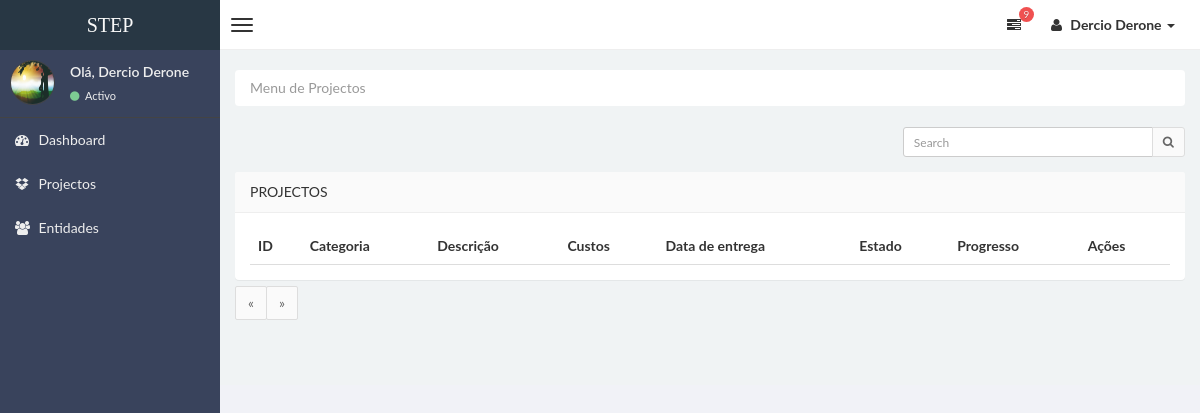
Before: /projectos (signed in) with the older database file.
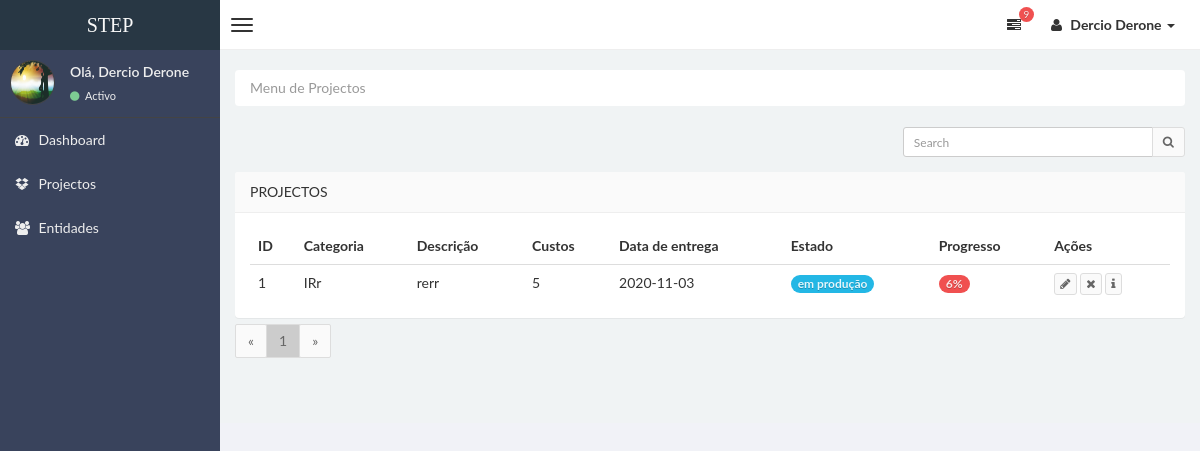
After: the same page with the newer database file.
### stepsite/models.py (models this page shows, shortened)
class Projectos(db.Model):
    id = db.Column(db.Integer,primary_key=True)
    idcategoria = db.Column(db.Integer, db.ForeignKey('categorias.id'),nullable=False)
    descricao = db.Column(db.String(100), nullable=False)
    custos = db.Column(db.Integer, default=0)
    dataEntrega = db.Column(db.Date)
    dataRegisto = db.Column(db.DateTime,default=datetime.utcnow)
    estado = db.Column(db.String(20),nullable=False,default='prado')
    progresso = db.Column(db.Integer,default='0')
    dataConclusao = db.Column(db.DateTime,default=None)
    idEntidade = db.Column(db.Integer, db.ForeignKey('entidades.id'),nullable=False)
    idUsuario = db.Column(db.Integer, db.ForeignKey('usuarios.id'),nullable=False)
    categoria = db.relationship('Categorias', backref='categoria', lazy=True)
    entidade = db.relationship('Entidades', backref='entidade', lazy=True)

class Categorias(db.Model):
    id = db.Column(db.Integer,primary_key=True)
    nome = db.Column(db.String(50), nullable=False)
    idUser = db.Column(db.Integer, db.ForeignKey('usuarios.id'),nullable=False)
    projectos = db.relationship('Projectos', backref='categorias', lazy=True)

### stepsite/projectos/routes.py (the view)
@projects.route("/projectos",methods=['GET','POST'])
@login_required
def projectos():
    search = request.args.get('search','')
    page = request.args.get('page',1, type=int)
    per_page = 10
    result = None
    if search:
        result = Projectos.query.filter_by(idUsuario=current_user.id).filter(or_(Projectos.descricao.contains(search),Projectos.estado.contains(search))).order_by(Projectos.id.desc()).paginate(page=page,per_page=per_page)
    else:
        result = Projectos.query.order_by(Projectos.id.desc()).filter_by(idUsuario=current_user.id).paginate(page=page,per_page=per_page)
    return render_template("projectos.html",title="STEP | Projectos",result=result,search=search)

### stepsite/models.py (called while the page is built)
@login_manager.user_loader
def load_user(user_id):
    return Usuarios.query.get(int(user_id))

### stepsite/templates/projectos.html (shortened to what the changed rows need)
{% extends "layoutAdmin.html" %}
{% block content %}
<div class="row">
    <div class="col-md-12">
        <section class="panel">
        <div class="panel-body table-responsive" style="max-height:458px; overflow:auto">
            <table class="table table-hover">
              <thead>
                <tr>
                  <th>ID</th>
                  <th>Categoria</th>
                  <th>Descrição</th>
                  <th>Custos</th>
                  <th>Data de entrega</th>
                  <th>Estado</th>
                  <th>Progresso</th>
                  <th>Ações</th>
              </tr>
          </thead>
          <tbody>
            {% if result: %}
            {% for dados in result.items%}
                 <tr>
                     <td>{{ dados.id }}</td>
                     <td>{{ dados.categoria.nome }}</td>
                     <td>{{ dados.descricao }}</td>
                     <td>{{ dados.custos }}</td>
                     <td>{{ dados.dataEntrega }}</td>
                     {% if dados.estado in ('parado') %}
                     <td><span class="badge badge-danger">{{ dados.estado }}</span></td>
                     {% elif dados.estado in ('em produção') : %}
                     <td><span class="badge badge-info">{{ dados.estado }}</span></td>
                     {% elif dados.estado in ('concluído') : %}
                     <td><span class="badge badge-success">{{ dados.estado }}</span></td>
                     {% else : %}
                     <td><span class="badge badge-dark">{{ dados.estado }}</span></td>
                     {% endif %}
                     {% if dados.progresso <= 30: %}
                     <td><span class="badge badge-danger">{{ dados.progresso }}%</span></td>
                     {% elif dados.progresso > 30 and dados.progresso <= 60: %}
                     <td><span class="badge badge-inverse">{{ dados.progresso }}%</span></td>
                     {% elif dados.progresso > 60 and dados.progresso < 100: %}
                     <td><span class="badge badge-info">{{ dados.progresso }}%</span></td>
                     {% elif dados.progresso == 100: %}
                     <td><span class="badge badge-success">{{ dados.progresso }}%</span></td>
                     {% endif %}
                     <td>
                        <a href="/projectos/update?en={{dados.id}}"><button class="btn btn-default btn-xs"><i class="fa fa-pencil"></i></button></a>
                        <a onclick="fnIdselecionado('/projectos/{{dados.id}}/delete')" data-toggle="modal" data-target="#ModalConfirm"><button class="btn btn-default btn-xs"><i class="fa fa-times"></i></button></a>
                        <a onclick="fnAdicional(['{{dados.descricao}}','{{dados.categoria.nome}}','{{dados.entidade.nome}}','{{dados.estado}}','{{dados.dataConlusao}}','{{dados.dataEntrega}}'])" data-toggle="modal" data-target="#ModalInformacao"><button class="btn btn-default btn-xs"><i class="fa fa-info"></i></button></a>
                    </td>
                 </tr>
             {% endfor %}
         {% endif %}
      </tbody>
            </table>
        </div>
        </section>
    <div class="text-left" style="margin-top: -34px;">
        <ul class="pagination">
        {% for numPage in result.iter_pages(left_edge=1,right_edge=1,left_current=1,right_current=2)%}
            {% if numPage %}
                {% if result.page == numPage %}
                    <li><a style="background-color: #ccc;" href="{{ url_for('projects.projectos', page=numPage) }}">{{ numPage }}</a></li>
                {% else %}
                    <li><a href="{{ url_for('projects.projectos', page=numPage) }}">{{ numPage }}</a></li>
                {% endif %}
            {% endif %}
        {% endfor %}
        </ul>
</div>
    </div>
</div>
{% endblock content %}

Changed rows visible on the page:
added Projectos: id "1", categoria.nome "IRr", descricao "rerr", custos "5", dataEntrega "2020-11-03", estado "em produção", progresso "6"
Other visible differences:
new list line: "1"
